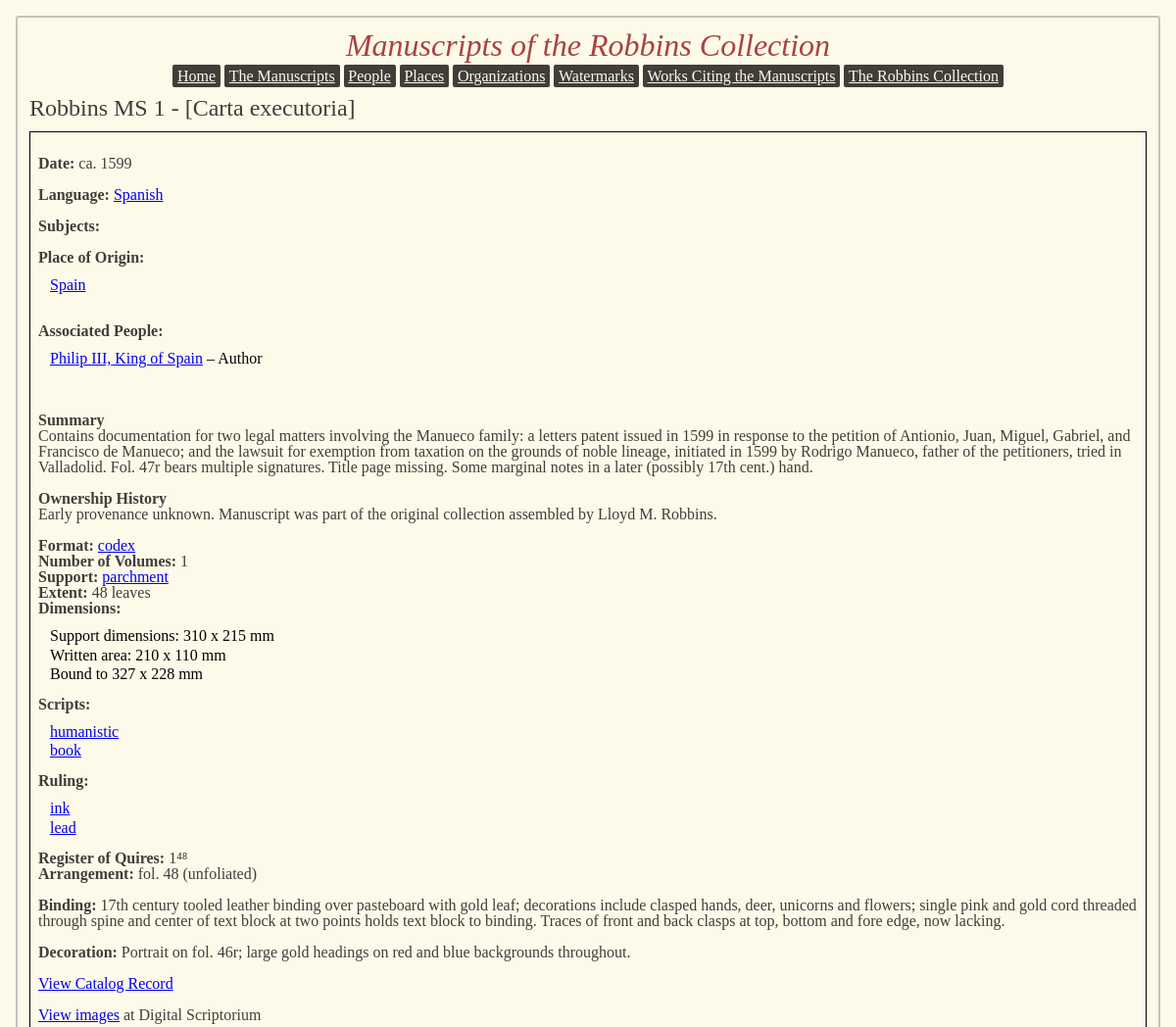
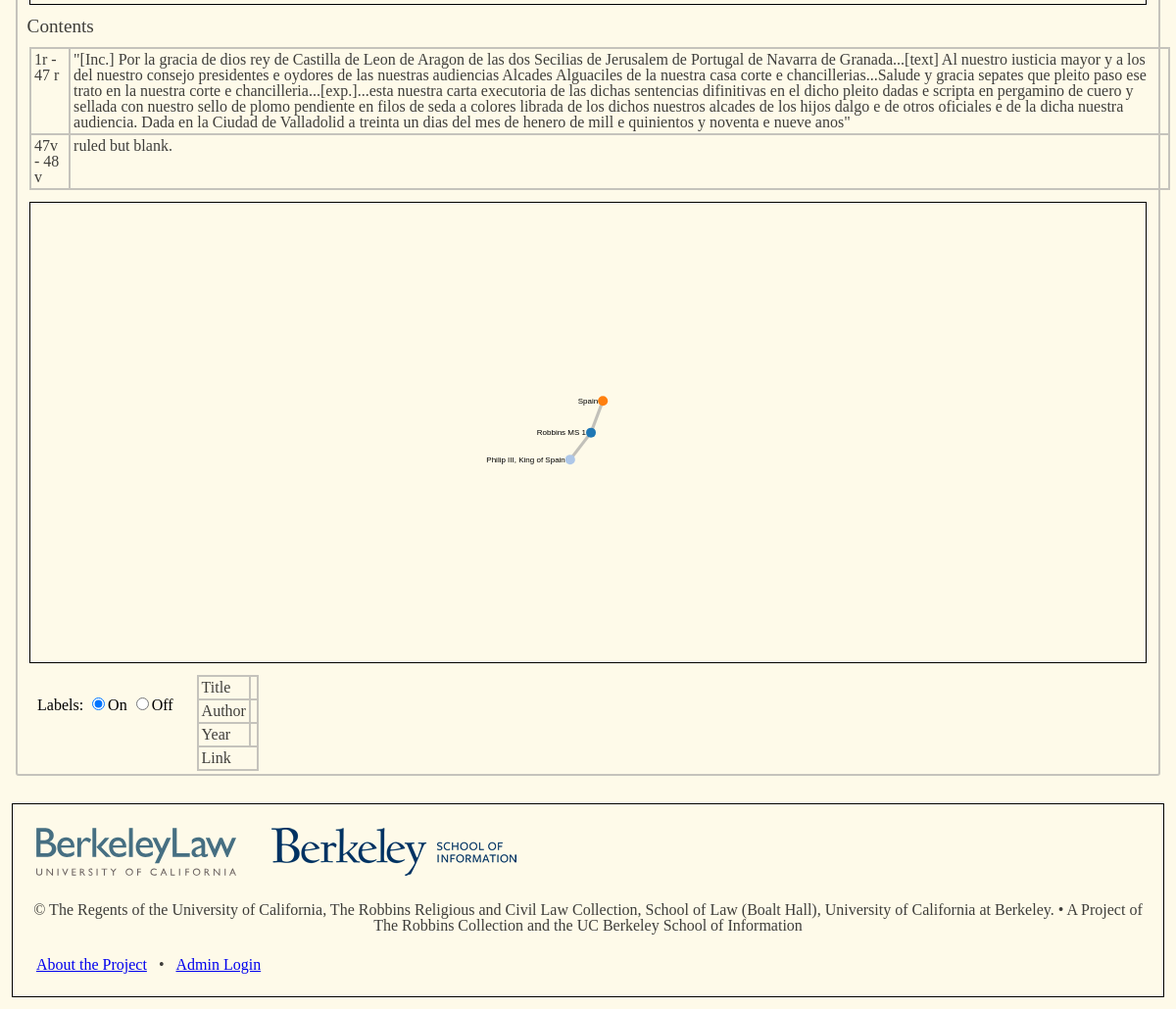
The app's page /ms1 with its own data (2 pictures, top to bottom).
### app/models.py (models this page shows, shortened)
class manuscript(db.Model):
	id = db.Column(db.Integer, primary_key=True)
	shelfmark = db.Column(db.String(15))
	ms_format = db.Column(db.String(20))
	date1 = db.Column(db.Integer)
	date2 = db.Column(db.Integer)
	datetype = db.Column(db.String(1))
	language = db.Column(db.Integer, db.ForeignKey('language.id'))
	summary = db.Column(db.String(1000))
	ownership_history = db.Column(db.String(1000))
	origin = db.Column(db.String(1000))
	decoration = db.Column(db.String(1000))
	binding = db.Column(db.String(1000))
	num_volumes = db.Column(db.Integer)
	catalog_url = db.Column(db.String(1000))
	ds_url = db.Column(db.String(1000))
	volumes = db.relationship('volume',
		cascade = 'delete, delete-orphan',
		backref = 'ms',
		lazy='dynamic')
	contents = db.relationship('content_item',
		backref = 'ms',
		lazy='dynamic')
	titles = db.relationship('title',
		cascade = 'delete, delete-orphan',
		backref = 'ms',
		lazy='dynamic'
		)
	watermarks = db.relationship('watermark',
		secondary = has_watermark,
		backref = db.backref('mss', lazy='dynamic')
		)
	assoc_people = db.relationship('person_ms_assoc',
		cascade = 'delete, delete-orphan',
		backref = 'ms',
		lazy='dynamic')
	places = db.relationship('place',
		secondary = has_place,
		backref = db.backref('mss', lazy='dynamic')
		)
	orgs = db.relationship('org_ms_assoc',
		cascade = 'delete, delete-orphan',
		backref= 'ms',
		lazy='dynamic')
	treatments = db.relationship('external_doc',
		secondary=has_external_doc,
		backref = db.backref('mss', lazy='dynamic')
		)
	subjects = db.relationship('ms_subject_assoc',
		backref = 'ms',
		lazy = 'dynamic'
		)

class title(db.Model):
	id = db.Column(db.Integer, primary_key=True)
	title_text = db.Column(db.String(150))
	title_type = db.Column(db.String(20))
	ms_id = db.Column(db.Integer, db.ForeignKey('manuscript.id'))

class language(db.Model):
	id = db.Column(db.Integer, primary_key = True)
	name = db.Column(db.String(60))
	mss = db.relationship('manuscript',
		backref = 'ms_language',
		lazy='dynamic')

class place(db.Model):
	id = db.Column(db.Integer, primary_key = True)
	place_name = db.Column(db.String(60))
	place_type = db.Column(db.String(10))
	lat = db.Column(db.Float)
	lon = db.Column(db.Float)

class person(db.Model):
	id = db.Column(db.Integer, primary_key=True)
	name_display = db.Column(db.String(200))
	name_main = db.Column(db.String(200))
	name_fuller = db.Column(db.String(200))
	year_1 = db.Column(db.Integer)
	year_2 = db.Column(db.Integer)
	datetype = db.Column(db.Integer)
	numeration = db.Column(db.String(20))
	title = db.Column(db.String(30))
	ms_relations = db.relationship('person_ms_assoc',
		cascade = 'delete, delete-orphan',
		backref = 'person',
		lazy='dynamic')

class person_rel_type(db.Model):
	id = db.Column(db.Integer, primary_key = True)
	name = db.Column(db.String(50))
	abbrev = db.Column(db.String(3))
	display = db.Column(db.Boolean)
	role_relation = db.relationship('person_ms_assoc',
		backref = 'relator_type',
		lazy = 'dynamic')

class volume(db.Model):
	id = db.Column(db.Integer, primary_key=True)
	numeration = db.Column(db.Integer)
	support = db.Column(db.String(15))
	extent = db.Column(db.Integer)
	extent_unit = db.Column(db.String(3))
	bound_width = db.Column(db.Integer)
	bound_height = db.Column(db.Integer)
	leaf_width = db.Column(db.Integer)
	leaf_height = db.Column(db.Integer)
	written_width = db.Column(db.Integer)
	written_height = db.Column(db.Integer)
	size_unit = db.Column(db.String(3))
	quire_register = db.Column(db.String(60))
	phys_arrangement = db.Column(db.String(60))
	narr_script = db.Column(db.String(1000))
	contents = db.relationship('content_item',
		cascade = 'delete, delete-orphan',
		backref = 'volume',
		lazy='dynamic')
	scripts = db.relationship('script',
		secondary = vol_has_script,
		backref= db.backref('mss', lazy='dynamic')
		)
	lines = db.relationship('lines',
		secondary=line_assoc,
		backref = db.backref('volumes', lazy='dynamic')
		)
	ruling = db.relationship('ruling',
		secondary = has_ruling,
		backref = db.backref('volumes', lazy='dynamic')
		)
	ms_id = db.Column(db.Integer, db.ForeignKey('manuscript.id'))

class script(db.Model):
	id = db.Column(db.Integer, primary_key = True)
	name = db.Column(db.String(100))

class ruling(db.Model):
	id = db.Column(db.Integer, primary_key = True)
	name = db.Column(db.String(50))

class content_item(db.Model):
	id = db.Column(db.Integer, primary_key=True)
	text = db.Column(db.String(1000))
	fol_start_num = db.Column(db.Integer)
	fol_start_side = db.Column(db.String(1))
	fol_end_num = db.Column(db.Integer)
	fol_end_side = db.Column(db.String(1))
	ms_id = db.Column(db.Integer, db.ForeignKey('manuscript.id'))
	vol_id = db.Column(db.Integer, db.ForeignKey('volume.id'))

### app/views.py (the view)
@app.route('/ms<idno>', methods = ['GET'])
def ms_view(idno):
	pagems = models.manuscript.query.get(idno)
	if pagems == None:
		abort(404)
	relat_people = {}
	for person_assoc in pagems.assoc_people:
		if person_assoc.person_id not in relat_people:
			relat_people[person_assoc.person_id] = {}
			relat_people[person_assoc.person_id]['roles'] = person_assoc.relator_type.name
			relat_people[person_assoc.person_id]['name'] = person_assoc.person.name_display
		else:
			relat_people[person_assoc.person_id]['roles'] = relat_people[person_assoc.person_id]['roles'] + ', ' + person_assoc.relator_type.name
	graph_data = get_info_from_db(pagems.id, 'manuscript')
	graphobj = json.dumps(graph_data)
	support_types = ['paper', 'parchment', 'papyrus']
	return render_template('msview.html', pagetitle = pagems.shelfmark, ms=pagems, people = relat_people, supports = support_types, graphsend=graphobj)

### app/views.py (called while the page is built)
def return_ms_data(shelf_id):
	this_ms = models.manuscript.query.get(shelf_id)
	resultid = '0_' + str(shelf_id)
	author_id = models.person_rel_type.query.filter_by(name='Author').first().id
	authorquery = this_ms.assoc_people.filter_by(assoc_type = author_id).first()
	if authorquery != None:
		result_author = authorquery.person.name_display
	else:
		result_author = ''
	result_title = this_ms.titles.filter_by(title_type='main').first().title_text
	if this_ms.date2 == None:
		result_datestring = str(this_ms.date1)
	else:
		result_datestring = str(this_ms.date1) + '-' + str(this_ms.date2)
	msreturndict = {"name": this_ms.shelfmark, "group": 0, "role": 'manuscript', "dbkey": shelf_id, 'id': resultid,
			'title': result_title, 'date': result_datestring, 'author': result_author, 'url': url_for('ms_view',idno=shelf_id)}
	return msreturndict

### app/templates/msview.html (shortened to what this page needs)
{% extends "base.html" %}
{% block content %}
<h3>Robbins MS {{ ms.id }} - {{ ms.titles.filter_by(title_type='main').first().title_text }}</h3>
<div class="section">
{% if ms.datetype == 's' %}
	{% if ms.datecertain == True %}
  <br>
	<p><b>Date:</b> {{ ms.date1 }}</p>
	{% else %}
  <br>
	<p><b>Date:</b> ca. {{ ms.date1 }}</p>
	{% endif %}
{% elif ms.datetype in ['k','q','i'] %}
<br>
<p><b>Dates:</b> between {{ms.date1}} and {{ms.date2}}</p>
{% else %}
<br>
<p><b>Dates:</b> {{ms.date1}}-{{ms.date2}}</p>
{% endif %}
<br>
<p><b>Language: </b><a href="{{url_for('ms_by_language', focus_lang_id=ms.ms_language.id)}}">{{ ms.ms_language.name }}</a></p>
{% if ms.subjects %}
<br>
<p><b>Subjects: </b></p>
{% endif %}
{% if ms.places|length() > 1 %}
<br>
<p><b>Places of Origin:</b><p>
{% else %}
<br>
<p><b>Place of Origin:</b><p>
{% endif %}
<ul>
{% for place in ms.places %}
<li><a href="{{ 'place' + (place.id|string) }}">{{ place.place_name }}</a></li>
{% endfor %}
</ul>
{% if people|length > 0 %}
<br>
<p><b>Associated People:</b></p>
<ul>
{% for person_rel in people %}
<li><a href="{{ 'person' +(person_rel|string) }}">{{ people[person_rel]['name'] }}</a> – {{ people[person_rel]['roles'] }}</li>
{% endfor %}
</ul>
{% endif %}
<br>
{% if ms.summary %}
<br>
<p><b>Summary</b></p>
<p>{{ ms.summary }}</p>
{% endif %}
{% if ms.ownership_history %}
<br>
<p><b>Ownership History</b></p>
<p>{{ ms.ownership_history }}</p>
{% endif %}
<br>
{% if ms.ms_format %}
<p><b>Format: </b><a href="{{url_for('ms_by_format', focusformat=ms.ms_format)}}">{{ ms.ms_format }}</a></p>
{% endif %}
<p><b>Number of Volumes:</b> {{ ms.num_volumes }}</p>
{% for volume in ms.volumes %}
{% if volume.support %}
<p><b>Support: </b>
{% for material in supports %}
{% if material in volume.support %}
<a href="{{url_for('ms_by_support', focussupport=material)}}">{{ material }}</a>
{% endif %}
{% endfor %}
</p>
{% endif %}
{% if volume.extent %}
<p><b>Extent:</b> {{ volume.extent }} {{volume.extent_unit }}</p>
{% endif %}
{%if volume.leaf_height or volume.written_height or volume.bound_height %}
<p><b>Dimensions:</b></p>
<ul>
{% if volume.leaf_height and volume.leaf_width %}
<li>Support dimensions: {{volume.leaf_height}} x {{ volume.leaf_width }} {{volume.size_unit}}</li>
{% endif %}
{% if volume.written_height and volume.written_width %}
<li>Written area: {{volume.written_height}} x {{volume.written_width}} {{volume.size_unit}}</li>
{% endif %}
{% if volume.bound_height and volume.bound_width %}
<li>Bound to {{volume.bound_height}} x {{volume.bound_width}} {{volume.size_unit}}</li>
{% endif %}
</ul>
{% endif %}
{% if volume.scripts|length ==1 %}
<p><b>Script: </b><a href="{{url_for('ms_by_script', idno=volume.scripts[0].id)}}">{{volume.scripts[0].name}}</a></p>
{% elif volume.scripts|length >1 %}
<p><b>Scripts:</b></p>
<ul>
{% for script in volume.scripts %}
<li><a href="{{url_for('ms_by_script', idno= script.id)}}">{{ script.name }}</a></li>
{% endfor %}
</ul>
{% endif %}
{% if volume.ruling|length ==1 %}
<p><b>Ruling: </b> <a href="{{url_for('ms_by_ruling', idno=volume.ruling[0].id)}}">{{ volume.ruling[0].name }}</a></p>
{% elif volume.ruling|length >1 %}
<p><b>Ruling:</b></p>
<ul>
{% for rule in volume.ruling %}
<li><a href="{{url_for('ms_by_ruling', idno=rule.id)}}">{{ rule.name }}</a></li>
{% endfor %}
</ul>
{% endif %}
{% if volume.quire_register %}
<p><b>Register of Quires:</b> {{ volume.quire_register }}</p>
{% endif %}
{% if volume.phys_arrangement %}
<p><b>Arrangement:</b> {{ volume.phys_arrangement }}</p>
<br>
{% endif %}
{% endfor %}
{% if ms.binding %}
<p><b>Binding:</b> {{ ms.binding }}</p>
<br>
{% endif %}
{% if ms.decoration %}
<p><b>Decoration:</b> {{ ms.decoration }}</p>
<br>
{% endif %}
{% if ms.catalog_url %}
<p><a href="{{ms.catalog_url}}" target="blank" rel="noopener noreferrer">View Catalog Record</a></p>
<br>
{% endif %}
{% if ms.ds_url %}
<p><a href="{{ms.ds_url}}" target="blank" rel="noopener noreferrer">View images</a> at Digital Scriptorium</p>
{% endif %}
</div>
{% if ms.contents.first() %}
{% for volume in ms.volumes %}
{% if ms.volumes.all()|length == 1 %}
<h4>Contents</h4>
{% elif ms.volumes.all()|length > 1%}
<h4>Contents of Volume {{ volume.numeration }}</h4>
{% endif %}
<table class="contentstable">
{% for textitem in volume.contents %}
<tr>
	<td>{{ textitem.fol_start_num }}{{ textitem.fol_start_side }}
	{% if textitem.fol_end_num != None %}
	- {{ textitem.fol_end_num }}
	{% endif %}
	{% if textitem.fol_end_side != None %}
	{{ textitem.fol_end_side }}
	{% endif %}
	</td>
	<td>{{ textitem.text }}</td>
</tr>
{% endfor %}
</table>
{% endfor %}
{% endif %}
<div class="section" id="relationvis">
</div>
  <div id="graphtoggle">
  <form id="labeltoggle">Labels:
    <input type="radio" name="labeltoggle" value="on" checked>On
    <input type="radio" name="labeltoggle" value="off">Off
  </form>
  </div>
  <div id="nodeinfo">
    <table>
      <tr>
        <th>Title</th>
        <td></td>
      </tr>
      <tr>
        <th>Author</th>
        <td></td>
      </tr>
      <tr>
        <th>Year</th>
        <td></td>
      </tr>
      <tr>
        <td colspan=2>Link</td>
      </tr>
    </table>
  </div>
</div>
{% endblock %}

### app/static/main.css (style rules this page uses)
html, body, div, span, applet, object, iframe, h1, h2, h3, h4, h5, h6, p, blockquote, pre, a, abbr, acronym, address, big, cite, code, del, dfn, em, img, ins, kbd, q, s, samp, small, strike, strong, sub, sup, tt, var, b, u, i, center, dl, dt, dd, ol, ul, li, fieldset, form, label, legend, table, caption, tbody, tfoot, thead, tr, th, td, article, aside, canvas, details, embed, figure, figcaption, footer, header, hgroup, menu, nav, output, ruby, section, summary, time, mark, audio, video { margin: 0; padding: 0; border: 0; font-size: 100%; font: inherit; vertical-align: baseline; }
body { line-height: 1; }
ol, ul { list-style: none; }
table { border-collapse: collapse; border-spacing: 0; }
html, body { background-color: #FEFAE9; margin: 0; padding: 0; }
h3, h4, h5, h6 { font-family: "Times New Roman"; color: #3F3E3A; }
h3 { font-size: 1.5em; }
h4 { font-size: 1.2em; }
div#wrapper h3, h4 { margin: .5em; }
p, td, th { color: #3F3E3A; font-family: "Times New Roman"; font-size: 1em; }
.section, .mapholder { margin: .75em; border-style: solid; border-width: 1px; border-color: #000000; padding: .5em; }
table, th, td { vertical-align: top; border-width: 2px; border-style: solid; border-color: #C5C3BC; border-collapse: collapse; padding: 3px; text-align: left; }
.contentstable { margin: .75em; width: 100%; }
b { font-weight: bold; }
ol, ul { margin: .75em; }
li { padding-bottom: .2em; }
#textvis, #relationvis { max-width: 50% max-height: 100%; text-align: center; }
#graphtoggle { text-align: center; display: inline-block; max-width: 50%; vertical-align: top; margin: .75em; padding: .5em; }
#nodeinfo { display: inline-block; max-width: 50%; }

### records on screen
manuscript: id "1", date1 "1599", summary "Contains documentation for two legal matters involving the Manueco family: a letters patent issued in 1599 in response to the petition of Antionio, Juan, Miguel, Gabriel, and Francisco de Manueco; and the lawsuit for exemption from taxation on the grounds of noble lineage, initiated in 1599 by Rodrigo Manueco, father of the petitioners, tried in Valladolid. Fol. 47r bears multiple signatures. Title page missing. Some marginal notes in a later (possibly 17th cent.) hand.", ownership_history "Early provenance unknown. Manuscript was part of the original collection assembled by Lloyd M. Robbins.", ms_format "codex", num_volumes "1", binding "17th century tooled leather binding over pasteboard with gold leaf; decorations include clasped hands, deer, unicorns and flowers; single pink and gold cord threaded through spine and center of text block at two points holds text block to binding. Traces of front and back clasps at top, bottom and fore edge, now lacking.", decoration "Portrait on fol. 46r; large gold headings on red and blue backgrounds throughout."
title: titles.filter_by "[Carta executoria]"
language: ms_language.name "Spanish"
place: place_name "Spain"
person: name_display "Philip III, King of Spain"
person_rel_type: name "Author"
volume: supports "parchment", extent "48", extent_unit "leaves", leaf_height "310", leaf_width "215", size_unit "mm", written_height "210", written_width "110", bound_height "327", bound_width "228", quire_register "1⁴⁸", phys_arrangement "fol. 48 (unfoliated)"
script: name "humanistic"
script: name "book"
ruling: name "ink"
ruling: name "lead"
content_item: fol_start_num "1", fol_start_side "r", fol_end_num "47", fol_end_side "r", text "\"[Inc.] Por la gracia de dios rey de Castilla de Leon de Aragon de las dos Secilias de Jerusalem de Portugal de Navarra de Granada...[text] Al nuestro iusticia mayor y a los del nuestro consejo presidentes e oydores de las nuestras audiencias Alcades Alguaciles de la nuestra casa corte e chancillerias...Salude y gracia sepates que pleito paso ese trato en la nuestra corte e chancilleria...[exp.]...esta nuestra carta executoria de las dichas sentencias difinitivas en el dicho pleito dadas e scripta en pergamino de cuero y sellada con nuestro sello de plomo pendiente en filos de seda a colores librada de los dichos nuestros alcades de los hijos dalgo e de otros oficiales e de la dicha nuestra…"
content_item: fol_start_num "47", fol_start_side "v", fol_end_num "48", fol_end_side "v", text "ruled but blank."
